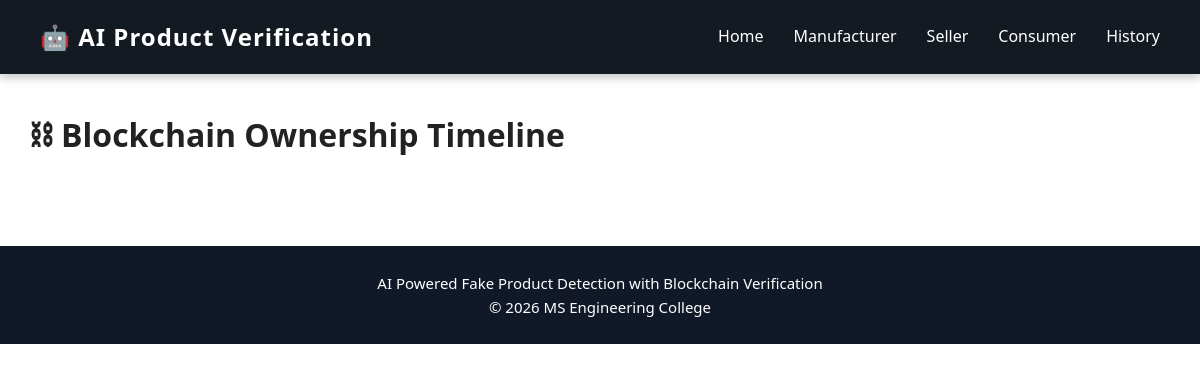
The page /manufacturer/history/8 on the database as committed earlier.
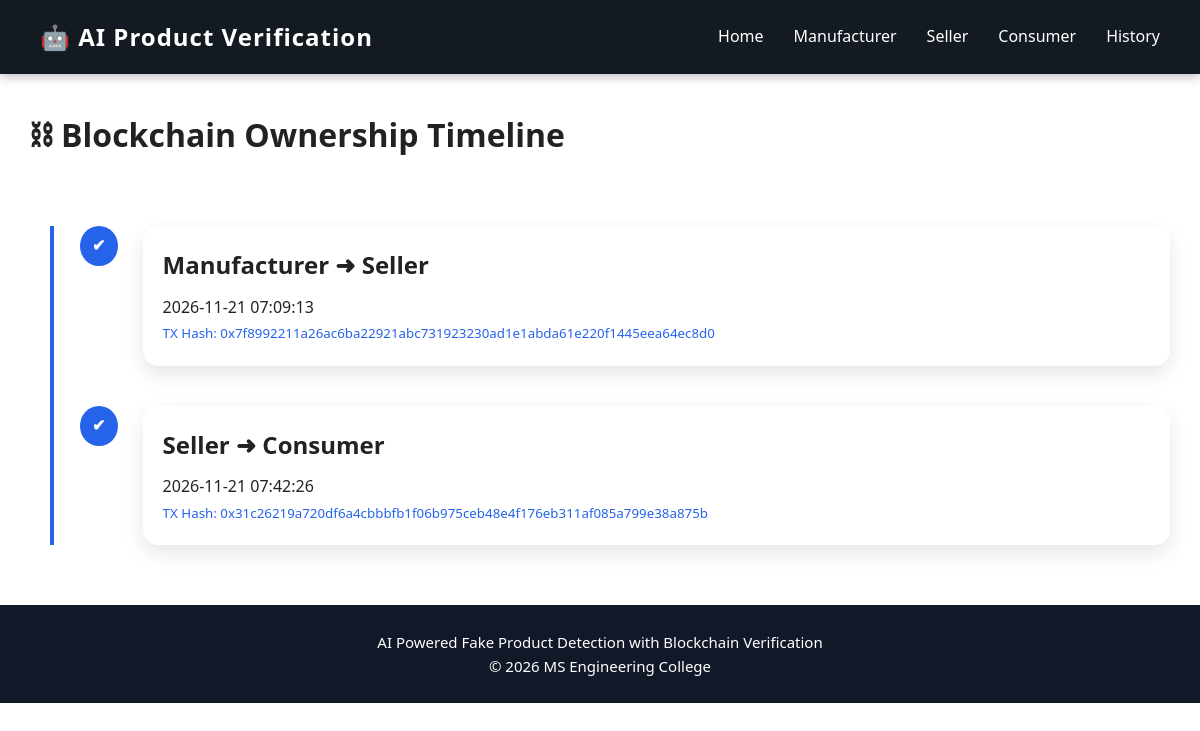
The same page on the database as committed later.
### tables this page shows
CREATE TABLE ownership_history(

        id INTEGER PRIMARY KEY AUTOINCREMENT,

        product_id INTEGER,

        from_owner_type TEXT,

        from_owner_id INTEGER,

        to_owner_type TEXT,

        to_owner_id INTEGER,

        transfer_date TEXT,

        blockchain_hash TEXT
    );

### app.py (the view)
@app.route("/manufacturer/history/<int:product_id>")
def manufacturer_history(product_id):
    conn = sqlite3.connect("database.db")
    cursor = conn.cursor()
    cursor.execute("""
    SELECT
        from_owner_type,
        to_owner_type,
        transfer_date,
        blockchain_hash
    FROM ownership_history
    WHERE product_id=?
    ORDER BY transfer_date
    """,
    (product_id,)
    )
    history = cursor.fetchall()
    conn.close()
    return render_template(
        "timeline.html",
        history=history
    )

### templates/timeline.html (shortened to what this page needs)
{% extends "base.html" %}
{% block content %}
<h1>⛓ Blockchain Ownership Timeline</h1>
<br>
<div class="timeline">
{% for item in history %}
<div class="timeline-item">
    <div class="timeline-circle">
        ✔
    </div>
    <div class="timeline-content">
        <h2>
            {{ item[0] }}
            ➜
            {{ item[1] }}
        </h2>
        <p>
            {{ item[2] }}
        </p>
        <small>
            TX Hash:
            {{ item[3] }}
        </small>
    </div>
</div>
{% endfor %}
</div>
{% endblock %}

Rows that differ between the two databases and show on the page:
added ownership_history: from_owner_type "Manufacturer", to_owner_type "Seller", transfer_date "2026-11-21 07:09:13", blockchain_hash "0x7f8992211a26ac6ba22921abc731923230ad1e1abda61e220f1445eea64ec8d0"
added ownership_history: from_owner_type "Seller", to_owner_type "Consumer", transfer_date "2026-11-21 07:42:26", blockchain_hash "0x31c26219a720df6a4cbbbfb1f06b975ceb48e4f176eb311af085a799e38a875b"
